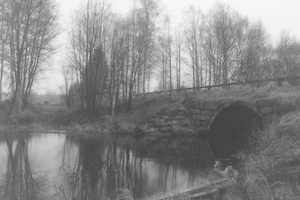
#> input picture Lab/Ex4/lowcontrast.png, 300 x 200 px
$ jupyter execute Solution4.ipynb
#> lines starting #> are read from the running program, lines starting #| are printed output that depends on the picture
# Digital Image Processing Lab

### MTH Junaidi, AP17110010074, CSE B

### Lab 04 : Histogram Equalisation

### Question

Write a program to improve contrast of an image using histogram equalization. The prototype of the function is as below:

histogram_equalisation(input_Image, no_of_bins);
The function should return the enhanced image.

Consider two low contrast input images. Study the nature of the output image quality in each case by varying the number of bins.

[cell 1]
import matplotlib.image as mpimg
import matplotlib.pyplot as plt
import numpy as np
import cv2

[cell 2]
lena = mpimg.imread("lowcontrast.png")
#> lena is the input picture: shape (200, 300) float32; min 0.255, max 0.973, mean 0.532

[cell 3]
lena.shape
#> Out = (200, 300)

[cell 4]
image = np.array(lena)

[cell 5]
image.shape
#> Out = (200, 300)

[cell 6]
image= image *255

[cell 7]
image

[cell 8]
plt.imshow(image, cmap='gray', vmin=0, vmax=255)

[cell 9]
image.max()
#> Out = 248

[cell 10]
image.min()
#> Out = 65

[cell 11]
def pixel_intensities(image):
    frequency = []
    for i in range(25):
        frequency.append(0)
    for i in range (len(image)):
        for j in range(len(image[1])):
            temp = int(image[i][j]//10)
            #print(temp)
            frequency[temp] += 1
#> after the loop, frequency = 25 values, max 6647 at index 10, min 0 at index 0, mean 2400
    return frequency

[cell 12]
frequency = pixel_intensities(image)

[cell 13]
frequency
#> Out has the same summary as frequency in pixel_intensities

[cell 14]
sum(frequency)
#> Out = 60000

[cell 15]
200*300

[cell 16]
frequency = np.array(frequency)

[cell 17]
probability = frequency/60000
#> probability = 25 values, max 0.111 at index 10, min 0 at index 0, mean 0.04

[cell 18]
sum(probability)
#> Out = 1

[cell 19]
probability
#> Out has the same summary as probability

[cell 20]
max(probability)
#> Out = 0.111

[cell 21]
len(probability)
#> Out = 25

[cell 22]
plt.hist(image)
plt.show()
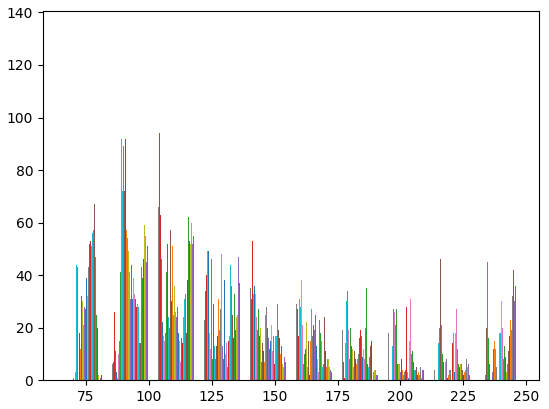
#> figure drawn by matplotlib, 1 panel; tallest bar 46 high, from x = 158.3 to 158.4; tallest bar 52 high, from x = 158.4 to 158.4; tallest bar 53 high, from x = 140.1 to 140.2

[cell 23]
cp = [0]

[cell 24]
for i in range (1,25):
    cp.append(cp[i-1] + probability[i])
#> after the loop, cp = 25 values from 0 to 1

[cell 25]
cp
#> Out = 25 values from 0 to 1

[cell 26]
cp = np.array(cp)

[cell 27]
Intensities = cp*500
#> Intensities = 25 values from 0 to 500

[cell 28]
temp1 =[]
temp2 = []
for i in range(len(image)):
    for j in range(len(image[1])):
        temp = Intensities[int(image[i][j]//10)]
        temp2.append(temp)
    temp1.append(temp2)
    temp2 =[]
#> after the loop, temp1 = 200 items

[cell 29]
better_image = np.array(temp1)
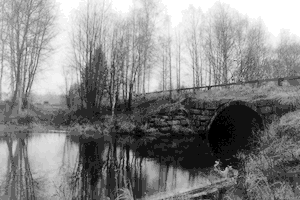
#> better_image: shape (200, 300) float64; min 5.7, max 500, mean 267.4; drawn with min black and max white

[cell 30]
better_image.shape
#> Out = (200, 300)

[cell 31]
plt.imshow(better_image, cmap='gray')

[cell 32]
new_intensities = cp*10000
#> new_intensities = 25 values from 0 to 10000

[cell 33]
temp1 =[]
temp2 = []
for i in range(len(image)):
    for j in range(len(image[1])):
        temp = new_intensities[int(image[i][j]//10)]
        temp2.append(temp)
    temp1.append(temp2)
    temp2 =[]

[cell 34]
new_image = np.array(temp1)
